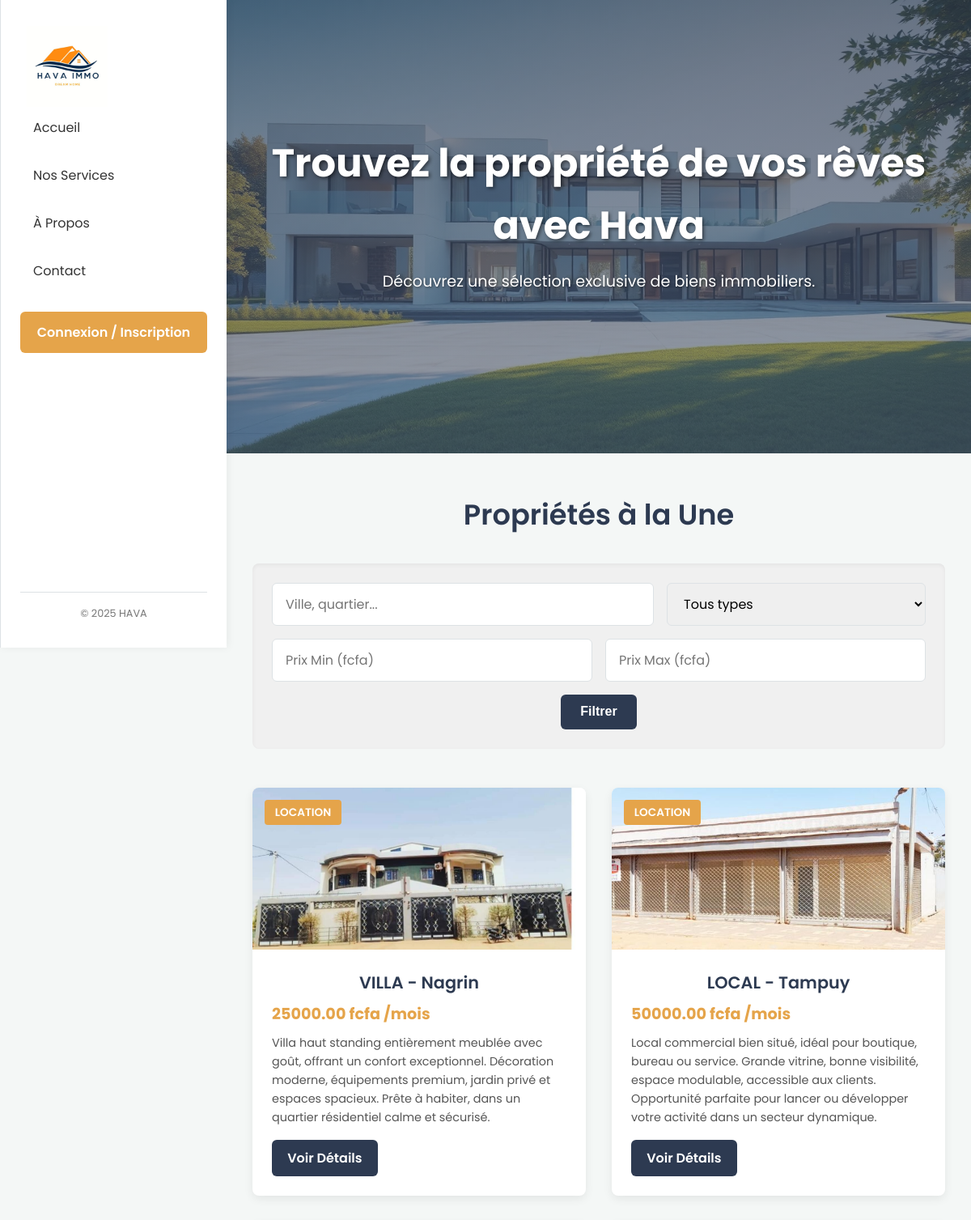
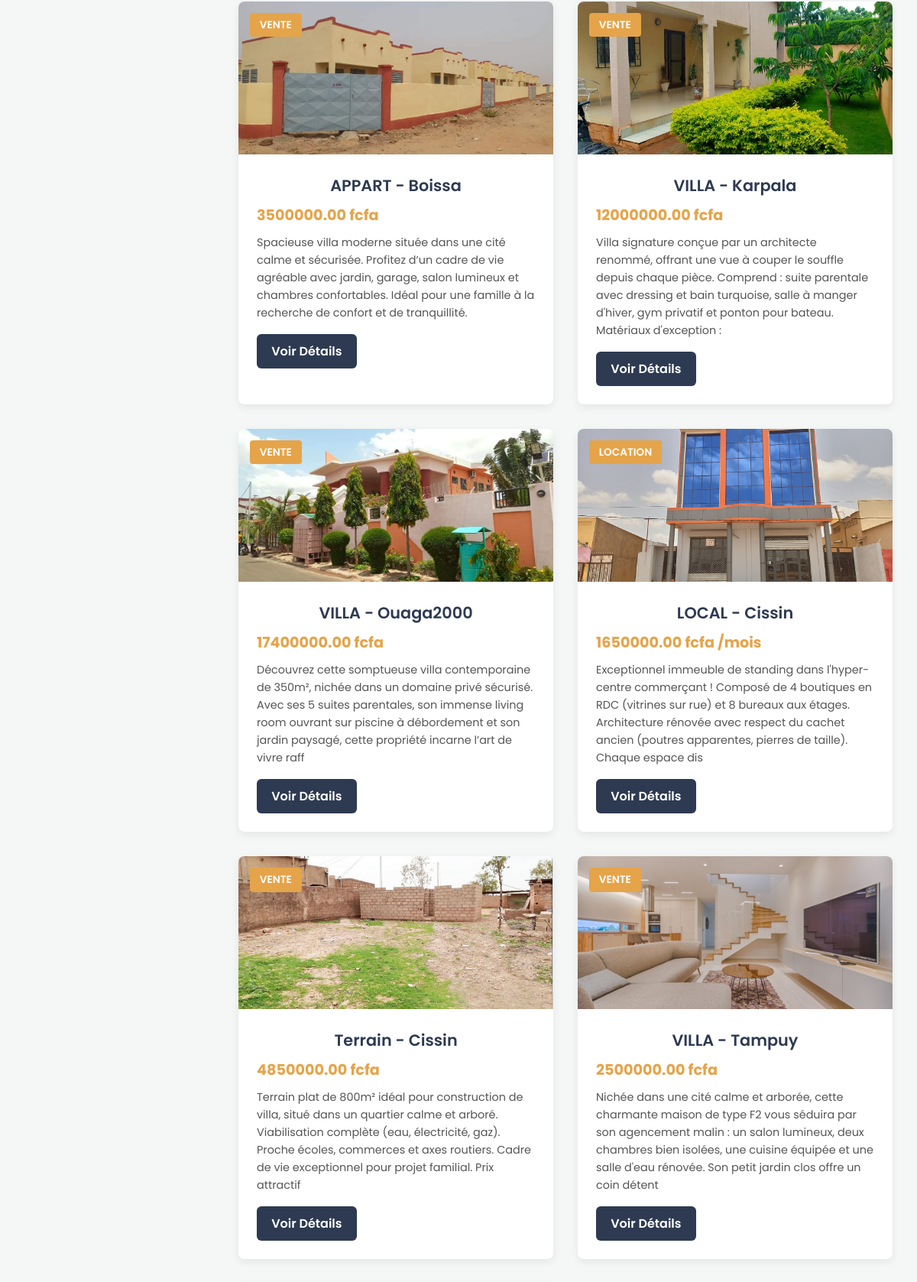
The page / (upper part) on the database its author committed (2 pictures, top to bottom).
### bien_app/models.py (models this page shows, shortened)
class Propriete(models.Model):
    type = models.CharField(max_length=30, choices=TYPE_CHOICES)  # Ex: Appartement, Villa...
    usage = models.CharField(max_length=450)  # Ex: Habitation, Commercial...
    statut = models.CharField(max_length=20, choices=STATUT_CHOICES, default='disponible')
    localisation = models.CharField(max_length=255)
    superficie = models.DecimalField(max_digits=10, decimal_places=2)  # en m²
    prix = models.DecimalField(max_digits=15, decimal_places=2)  # en FCFA ou autre
    option = models.CharField(max_length=10, choices=OPTION_CHOICES)
    bailleur = models.ForeignKey(
        'auth_app.CustomUser',  # entre guillemets = pas d'import
        on_delete=models.SET_NULL,
        limit_choices_to={'user_type': 'BAILLEUR'},
        null=True, blank=True,
        related_name='proprietes'
    )

class Image(models.Model):
    propriete = models.ForeignKey(Propriete, on_delete=models.CASCADE, related_name='images')
    image = models.ImageField(upload_to='proprietes/')

### welcome/views.py (the view)
# urls.py: path("", views.index, name="index"),
def index(request):
    proprietes = Propriete.objects.all().order_by('-id')
    return render(request, 'welcome/index.html', {
        'proprietes': proprietes
    })

### templates/welcome/index.html (shortened to what this page needs)
{% extends "base/layout.html" %}
{% load static%}
    {% block css %}
    <link rel="stylesheet" href="{% static 'css/welcome/index.css' %}">
    <link rel="stylesheet" href="https://cdnjs.cloudflare.com/ajax/libs/font-awesome/6.0.0/css/all.min.css" />
    {% endblock css %}
        {% block content %}
        <section id="hero" class="hero-section" style ="
        background: linear-gradient(rgba(45, 58, 81, 0.7), rgba(79, 98, 125, 0.6)) ,url('{% static 'img/service/hero-background.png' %}') no-repeat center center/cover;
        color: var(--light-text-color);
        text-align: center;
        padding: 6rem 1rem; "
            >
            <div class="hero-content">
                <h1>Trouvez la propriété de vos rêves avec Hava</h1>
                <p>Découvrez une sélection exclusive de biens immobiliers.</p>
            </div>
        </section>
        <section id="featured-properties" class="content-section">
            <h2>Propriétés à la Une</h2>
        <div class="filter-bar">
            <input type="text" id="filter-location" placeholder="Ville, quartier..." aria-label="Filtrer par localisation">
            <select id="filter-type" aria-label="Filtrer par type">
                <option value="all">Tous types</option>
            </select>
            <input type="number" id="filter-min-price" placeholder="Prix Min (fcfa)" aria-label="Prix minimum">
            <input type="number" id="filter-max-price" placeholder="Prix Max (fcfa)" aria-label="Prix maximum">
            <button id="apply-filters">Filtrer</button>
        </div>
            <div class="property-grid">
                {% for propriete in proprietes %}
                <div class="property-card"
                    data-localisation="{{ propriete.localisation|lower }}"
                    data-type="{{ propriete.type }}"
                    data-prix="{{ propriete.prix }}">
                    <img src="{{ propriete.images.first.image.url }}" alt="{{ propriete.type }} à {{ propriete.localisation }}">
                    <div class="property-tag">{{ propriete.option }}</div>
                    <div class="property-info">
                    <h3>{{ propriete.type }} - {{ propriete.localisation }}</h3>
                    {% if propriete.option == "location" %}
                    <p class="price">{{propriete.prix}} fcfa /mois</p>
                    {%else%}
                    <p class="price">{{propriete.prix}} fcfa</p>
                    {% endif %}
                    <p>{{ propriete.usage }}</p>
                    <a href="{% url 'propriete_detail' propriete.pk %}" class="details-btn">Voir Détails</a>
                    </div>
                </div>
                {% endfor %}
            </div>
        </section>
        {% endblock content %}

### static/css/base/style.css (style rules this page uses)
:root { --primary-color: #2D3A51; --secondary-color: #4F627D; --accent-color: #E5A44A; --accent-color-hover: #CC8D39; --text-color: #333333; --light-text-color: #FFFFFF; --bg-color: #F4F7F6; --sidebar-bg: #FFFFFF; --border-color: #DDE2E5; --card-bg: #FFFFFF; --shadow: 0 4px 12px rgba(0, 0, 0, 0.07); --font-family: 'Poppins', sans-serif; --sidebar-width: 280px; --mobile-sidebar-width: 280px; }
*, *::before, *::after { box-sizing: border-box; margin: 0; padding: 0; }
html { scroll-behavior: smooth; }
body { font-family: var(--font-family); background-color: var(--bg-color); color: var(--text-color); line-height: 1.6; display: flex; position: relative; overflow-x: hidden; overflow-x:scroll; }
.hero-section { background-image: linear-gradient(rgba(0, 0, 0, 0.4), rgba(0, 0, 0, 0.4)), url('hero-background.png'); background-size: cover; background-position: center; color: var(--light-text-color); padding: 6rem 2rem; text-align: center; min-height: 70vh; display: flex; align-items: center; justify-content: center; }
.hero-content h1 { font-size: 3rem; font-weight: 700; margin-bottom: 1rem; text-shadow: 2px 2px 4px rgba(0,0,0,0.5); }
.hero-content p { font-size: 1.2rem; margin-bottom: 2rem; max-width: 600px; margin-left: auto; margin-right: auto; text-shadow: 1px 1px 3px rgba(0,0,0,0.5); }
.content-section { padding: 3rem 2rem; }
.content-section h2 { font-size: 2.2rem; font-weight: 600; color: var(--primary-color); margin-bottom: 2rem; text-align: center; }
.content-section h3 { font-weight: 600; color: var(--primary-color); margin-bottom: 2rem; text-align: center; }
.property-grid { display: grid; grid-template-columns: repeat(auto-fit, minmax(300px, 1fr)); gap: 2rem; }
.property-card { background-color: var(--card-bg); border-radius: 8px; box-shadow: var(--shadow); overflow: hidden; transition: transform 0.2s ease, box-shadow 0.2s ease; position: relative; }
.property-card img { width: 100%; height: 200px; object-fit: cover; }
.property-tag { position: absolute; top: 15px; left: 15px; background-color: var(--accent-color); color: var(--light-text-color); padding: 0.3rem 0.8rem; border-radius: 4px; font-size: 0.85rem; font-weight: 600; z-index: 10; text-transform: uppercase; }
.property-info { padding: 1.5rem; }
.property-info h3 { font-size: 1.3rem; font-weight: 600; margin-bottom: 0.5rem; }
.property-info .price { font-size: 1.2rem; font-weight: 700; color: var(--accent-color); margin-bottom: 0.5rem; }
.property-info p { font-size: 0.9rem; color: #555; margin-bottom: 1rem; }
.details-btn { display: inline-block; background-color: var(--primary-color); color: var(--light-text-color); padding: 0.6rem 1.2rem; text-decoration: none; border-radius: 6px; font-weight: 600; transition: background-color 0.2s ease; }

### rows shown on the page
Propriete: images.first.image (picture), option "LOCATION", type "VILLA", localisation "Nagrin", prix "25000.00", usage "Villa haut standing entièrement meublée avec goût, offrant un confort exceptionnel. Décoration moderne, équipements premium, jardin privé et espaces spacieux. Prête à habiter, dans un quartier résidentiel calme et sécurisé."
Propriete: images.first.image (picture), option "LOCATION", type "LOCAL", localisation "Tampuy", prix "50000.00", usage "Local commercial bien situé, idéal pour boutique, bureau ou service. Grande vitrine, bonne visibilité, espace modulable, accessible aux clients. Opportunité parfaite pour lancer ou développer votre activité dans un secteur dynamique."
Propriete: images.first.image (picture), option "VENTE", type "APPART", localisation "Boissa", prix "3500000.00", usage "Spacieuse villa moderne située dans une cité calme et sécurisée. Profitez d’un cadre de vie agréable avec jardin, garage, salon lumineux et chambres confortables. Idéal pour une famille à la recherche de confort et de tranquillité."
Propriete: images.first.image (picture), option "VENTE", type "VILLA", localisation "Karpala", prix "12000000.00", usage "Villa signature conçue par un architecte renommé, offrant une vue à couper le souffle depuis chaque pièce. Comprend : suite parentale avec dressing et bain turquoise, salle à manger d'hiver, gym privatif et ponton pour bateau. Matériaux d'exception :"
Propriete: images.first.image (picture), option "VENTE", type "VILLA", localisation "Ouaga2000", prix "17400000.00", usage "Découvrez cette somptueuse villa contemporaine de 350m², nichée dans un domaine privé sécurisé. Avec ses 5 suites parentales, son immense living room ouvrant sur piscine à débordement et son jardin paysagé, cette propriété incarne l’art de vivre raff"
Propriete: images.first.image (picture), option "LOCATION", type "LOCAL", localisation "Cissin", prix "1650000.00", usage "Exceptionnel immeuble de standing dans l'hyper-centre commerçant ! Composé de 4 boutiques en RDC (vitrines sur rue) et 8 bureaux aux étages. Architecture rénovée avec respect du cachet ancien (poutres apparentes, pierres de taille). Chaque espace dis"
Propriete: images.first.image (picture), option "VENTE", type "Terrain", localisation "Cissin", prix "4850000.00", usage "Terrain plat de 800m² idéal pour construction de villa, situé dans un quartier calme et arboré. Viabilisation complète (eau, électricité, gaz). Proche écoles, commerces et axes routiers. Cadre de vie exceptionnel pour projet familial. Prix attractif"
Propriete: images.first.image (picture), option "VENTE", type "VILLA", localisation "Tampuy", prix "2500000.00", usage "Nichée dans une cité calme et arborée, cette charmante maison de type F2 vous séduira par son agencement malin : un salon lumineux, deux chambres bien isolées, une cuisine équipée et une salle d'eau rénovée. Son petit jardin clos offre un coin détent"
